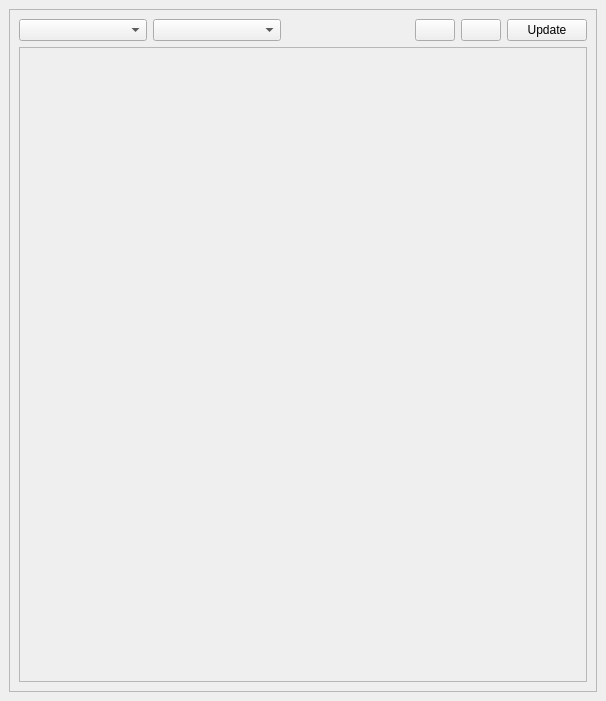
<?xml version="1.0" encoding="UTF-8"?>
<ui version="4.0">
 <class>DataTransferWidget</class>
 <widget class="QDockWidget" name="DataTransferWidget">
  <property name="geometry">
   <rect>
    <x>0</x>
    <y>0</y>
    <width>606</width>
    <height>701</height>
   </rect>
  </property>
  <property name="minimumSize">
   <size>
    <width>510</width>
    <height>264</height>
   </size>
  </property>
  <property name="sizeIncrement">
   <size>
    <width>5</width>
    <height>5</height>
   </size>
  </property>
  <property name="features">
   <set>QDockWidget::AllDockWidgetFeatures</set>
  </property>
  <property name="allowedAreas">
   <set>Qt::AllDockWidgetAreas</set>
  </property>
  <property name="windowTitle">
   <string>Data Transfer</string>
  </property>
  <widget class="QWidget" name="dockWidgetContents">
   <layout class="QHBoxLayout" name="horizontalLayout_3">
    <item>
     <widget class="QFrame" name="frame">
      <property name="frameShape">
       <enum>QFrame::StyledPanel</enum>
      </property>
      <property name="frameShadow">
       <enum>QFrame::Plain</enum>
      </property>
      <layout class="QHBoxLayout" name="horizontalLayout_2">
       <item>
        <widget class="QSplitter" name="splitter">
         <property name="orientation">
          <enum>Qt::Horizontal</enum>
         </property>
         <widget class="QWidget" name="layoutWidget">
          <layout class="QVBoxLayout" name="verticalLayout">
           <item>
            <layout class="QHBoxLayout" name="horizontalLayout">
             <item>
              <widget class="QComboBox" name="ComboTransfers">
               <property name="sizePolicy">
                <sizepolicy hsizetype="Expanding" vsizetype="Fixed">
                 <horstretch>0</horstretch>
                 <verstretch>0</verstretch>
                </sizepolicy>
               </property>
               <property name="maxVisibleItems">
                <number>20</number>
               </property>
               <property name="insertPolicy">
                <enum>QComboBox::InsertAlphabetically</enum>
               </property>
               <property name="sizeAdjustPolicy">
                <enum>QComboBox::AdjustToContents</enum>
               </property>
              </widget>
             </item>
             <item>
              <widget class="QComboBox" name="ComboItems">
               <property name="sizePolicy">
                <sizepolicy hsizetype="Expanding" vsizetype="Fixed">
                 <horstretch>0</horstretch>
                 <verstretch>0</verstretch>
                </sizepolicy>
               </property>
               <property name="insertPolicy">
                <enum>QComboBox::InsertAlphabetically</enum>
               </property>
               <property name="sizeAdjustPolicy">
                <enum>QComboBox::AdjustToContents</enum>
               </property>
               <property name="frame">
                <bool>true</bool>
               </property>
              </widget>
             </item>
             <item>
              <spacer name="horizontalSpacer">
               <property name="orientation">
                <enum>Qt::Horizontal</enum>
               </property>
               <property name="sizeHint" stdset="0">
                <size>
                 <width>40</width>
                 <height>20</height>
                </size>
               </property>
              </spacer>
             </item>
             <item>
              <widget class="QPushButton" name="ButtonOpen">
               <property name="toolTip">
                <string>Open the saved data in the default program.</string>
               </property>
               <property name="text">
                <string/>
               </property>
               <property name="icon">
                <iconset resource="resources.qrc">
                 <normaloff>:/Icons/Icons/monitor.png</normaloff>:/Icons/Icons/monitor.png</iconset>
               </property>
              </widget>
             </item>
             <item>
              <widget class="QPushButton" name="ButtonSave">
               <property name="toolTip">
                <string>Save the data to disk.</string>
               </property>
               <property name="text">
                <string/>
               </property>
               <property name="icon">
                <iconset resource="resources.qrc">
                 <normaloff>:/Icons/Icons/Save.png</normaloff>:/Icons/Icons/Save.png</iconset>
               </property>
              </widget>
             </item>
             <item>
              <widget class="QPushButton" name="ButtonRefresh">
               <property name="text">
                <string>Update</string>
               </property>
               <property name="icon">
                <iconset resource="resources.qrc">
                 <normaloff>:/Icons/Icons/database_refresh.png</normaloff>:/Icons/Icons/database_refresh.png</iconset>
               </property>
              </widget>
             </item>
            </layout>
           </item>
           <item>
            <widget class="QScrollArea" name="scrollArea">
             <property name="widgetResizable">
              <bool>true</bool>
             </property>
             <widget class="QWidget" name="scrollAreaWidgetContents">
              <property name="geometry">
               <rect>
                <x>0</x>
                <y>0</y>
                <width>556</width>
                <height>587</height>
               </rect>
              </property>
              <layout class="QHBoxLayout" name="horizontalLayout_4">
               <item>
                <widget class="QLabel" name="LabelImage">
                 <property name="frameShape">
                  <enum>QFrame::NoFrame</enum>
                 </property>
                 <property name="text">
                  <string/>
                 </property>
                </widget>
               </item>
              </layout>
             </widget>
            </widget>
           </item>
          </layout>
         </widget>
        </widget>
       </item>
      </layout>
     </widget>
    </item>
   </layout>
  </widget>
 </widget>
 <resources>
  <include location="resources.qrc"/>
 </resources>
 <connections/>
</ui>
